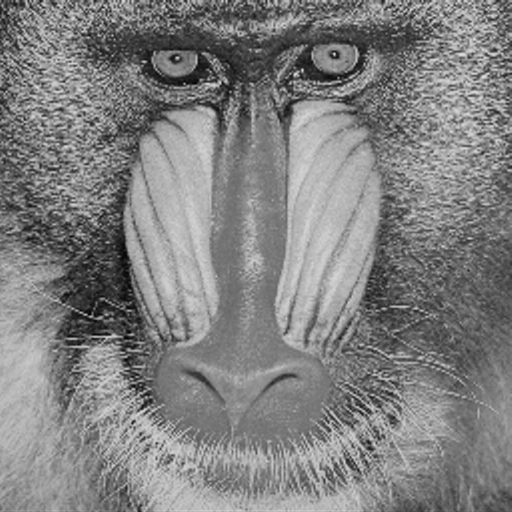
%> input picture mandril_gray.tif, 512 x 512 px
$ octave Q28.m   (GNU Octave 9; MATLAB toolbox functions it lacks are replaced by stand-ins)
%> lines starting %> are read from the running program, lines starting %| are printed output that depends on the picture
% Config
precision = 16;          % Largeur des sous images
coeffCompression = 3;    % Coef
useFFT2 = 1;

img = imread('mandril_gray.tif');
%> img is the input picture: size 512x512 uint8; min 0, max 226, mean 128.5
compressedImg = img;

% TRAITEMENT
[hauteur, largeur, ~] = size(img);
%> hauteur = 512; largeur = 512
for y=1:precision:largeur
    for x=1:precision:hauteur
        % block position
        x_start = x;
        x_end = x+precision-1;
        y_start = y;
        y_end = y+precision-1;
        % get troncatured block && update compressedImg(512,512)
        compressedImg(x_start:x_end, y_start:y_end) = troncatureBlock(img, x, y, precision, coeffCompression, useFFT2);
    end
end
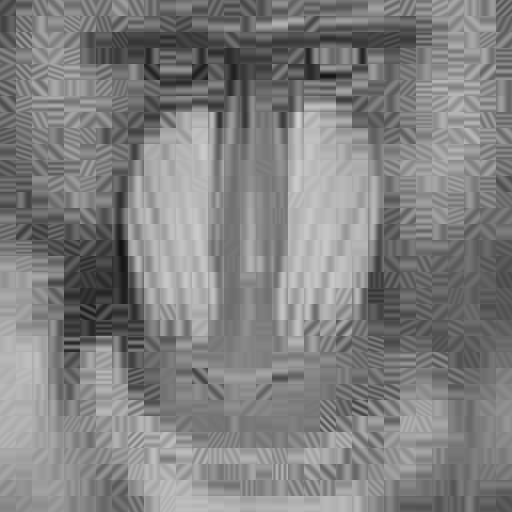
%> compressedImg: size 512x512 uint8; min 18, max 209, mean 128.5

% AFFICHAGE
subplot(1,3,1);
imshow(img);
title(["", "Image originale"], 'FontSize', 10);

subplot(1,3,2);
imshow(uint8(compressedImg));
title(["", "Image compres閑"], 'FontSize', 10);

subplot(1,3,3);
colormap gray;
imagesc(abs(double(img)) - abs(double(compressedImg)));
title(["", "Erreur"], 'FontSize', 10);
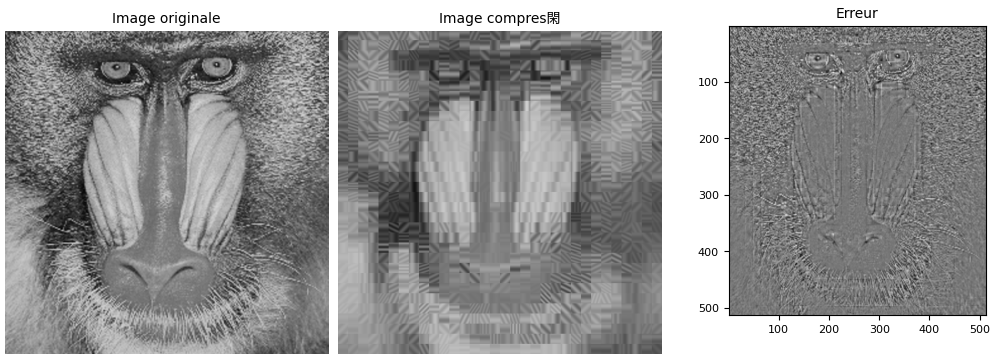
%> figure redrawn from the program's plot data, 3 panels

% Enregistrement fichier local pour la question suivante
imwrite(compressedImg,'q26_mandril_compressed.tif');
